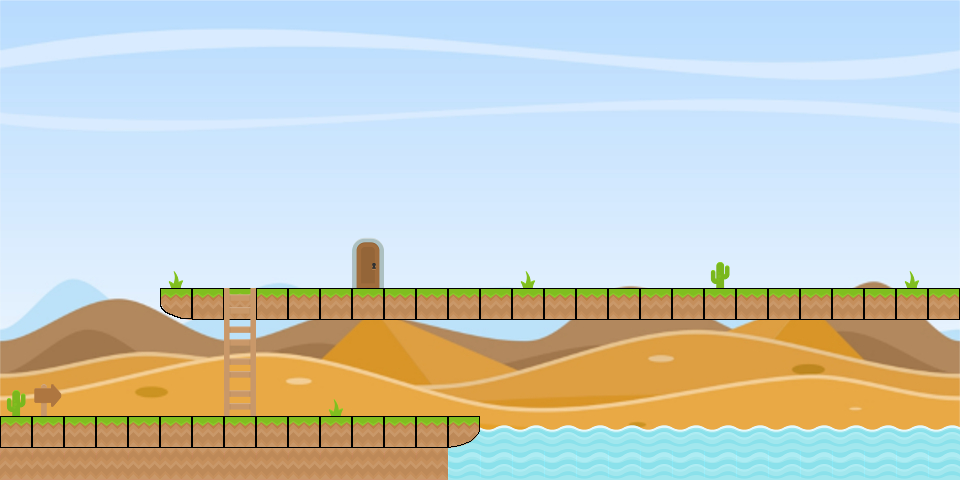

This game map was drawn from its Tiled (.tmx) file and the tilesets committed beside it. A one-line description and the trimmed map source follow:
An orthogonal 30x15 tile map with 32x32 px tiles, 7 tile layers (background, water, ice, unblocked, ...), 4 tilesets and 2 objects (start, end).

<map version="1.0" orientation="orthogonal" renderorder="right-down" width="30" height="15" tilewidth="32" tileheight="32" nextobjectid="8">
 <tileset firstgid="1" name="spritesheet_tiles" tilewidth="32" tileheight="32" tilecount="128" columns="8">
  <image source="../spritesheets/spritesheet_tiles.png" trans="ff00ff" width="256" height="512" />
 </tileset>
 <tileset firstgid="129" name="spritesheet_items" tilewidth="32" tileheight="32" tilecount="32" columns="8">
  <image source="../spritesheets/spritesheet_items.png" trans="ff00ff" width="256" height="128" />
 </tileset>
 <tileset firstgid="161" name="newdesert" tilewidth="32" tileheight="32" tilecount="450" columns="30">
  <image source="../backgrounds/newdesert.jpg" trans="ff00ff" width="960" height="480" />
 </tileset>
 <tileset firstgid="611" name="spritesheet_ground2" tilewidth="32" tileheight="32" tilecount="128" columns="8">
  <image source="../spritesheets/spritesheet_ground2.png" trans="ff00ff" width="256" height="512" />
 </tileset>
 <layer name="background" width="30" height="15">
  <data>[450 cells, 450 non-empty, 450 distinct tile ids]</data>
 </layer>
 <layer name="water" width="30" height="15">
  <data>[450 cells, 30 non-empty, 2 distinct tile ids]</data>
 </layer>
 <layer name="ice" width="30" height="15">
  <data>[450 cells, 0 non-empty, 0 distinct tile ids]</data>
 </layer>
 <layer name="unblocked" width="30" height="15">
  <data>[450 cells, 8 non-empty, 4 distinct tile ids]</data>
 </layer>
 <layer name="blocked" width="30" height="15">
  <data>[450 cells, 55 non-empty, 5 distinct tile ids]</data>
 </layer>
 <layer name="ladder" width="30" height="15">
  <data>[450 cells, 4 non-empty, 1 distinct tile ids]</data>
 </layer>
 <layer name="door" width="30" height="15">
  <data>[450 cells, 2 non-empty, 2 distinct tile ids]</data>
 </layer>
 <objectgroup name="object">
  <object id="4" name="start" type="start" x="96" y="350" width="32" height="64" />
  <object id="6" name="end" type="end" x="352" y="223" width="32" height="64" />
 </objectgroup>
</map>
